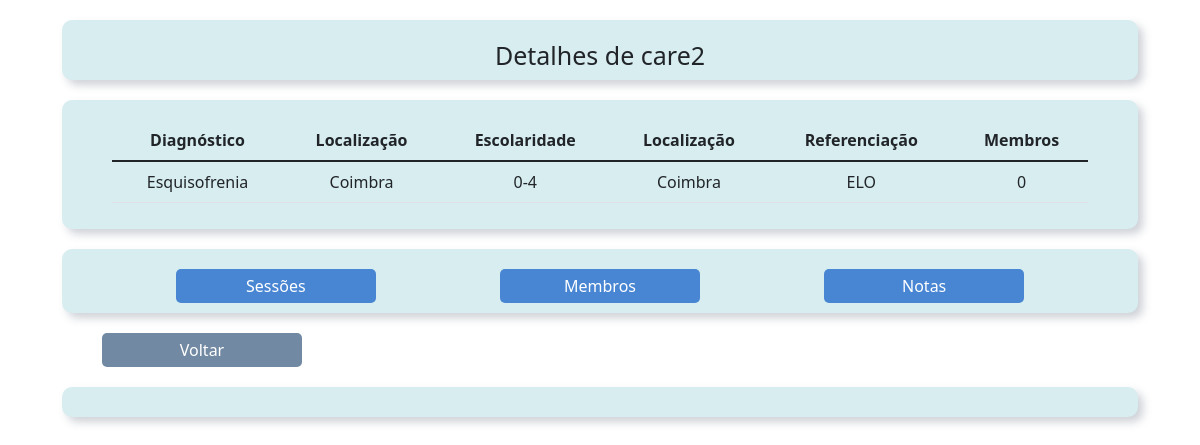
Page /grupo/3 on the committed database.
### diario/models.py (models this page shows, shortened)
class Grupo(models.Model):
    nome = models.CharField(max_length=20)
    class Meta:
        abstract = True

class GrupoCare(Grupo):
    opEscolaridade = (
        ("0-4", "0-4"),
        ("5-9", "5-9"),
        ("10-12", "10-12"),
        ("12+", "12+")
    )
    diagnostico = models.CharField(max_length=20, default="")
    localizacao = models.CharField(max_length=20, default="")
    escolaridade = models.CharField(max_length=20, choices=opEscolaridade, default="0-9", blank=False, null=False)
    referenciacao = models.ForeignKey(Reference, on_delete=models.CASCADE )
    def __str__(self):
        return f'{self.nome}'

class Reference(models.Model):
    reference= models.CharField(max_length=20, default="")
    def __str__(self):
        return f'{self.reference}'

### diario/views.py (the view)
# urls.py: path('grupo/<int:grupo_id>',views.view_grupo, name='grupo'),
def view_grupo(request, grupo_id):
    cuidadores = Cuidador.objects.filter(grupoCare=grupo_id)
    mentores = Mentor.objects.filter(grupoCare=grupo_id)
    dinamizadores = DinamizadorConvidado.objects.filter(grupoCare=grupo_id)
    contexto = {
        'grupo': GrupoCare.objects.get(id=grupo_id),
        'cuidadores': cuidadores,
        'mentores': mentores,
        'dinamizadores': dinamizadores,
    }
    return render(request, "diario/grupo.html", contexto)

### diario/templates/diario/grupo.html (shortened to what this page needs)
<!DOCTYPE html>
<html lang="en">
<head>
    <link href="https://cdn.jsdelivr.net/npm/bootstrap@5.1.3/dist/css/bootstrap.min.css" rel="stylesheet">
</head>
<body>
    <div class="center">
        <div class="container">
            <div class="dashboard">
                <div class="title">
                    <h1>Detalhes de {{ grupo}} </h1>
                </div>
                <div class="inf">
                    <table class="table table-hover">
                        <thead>
                            <tr>
                                <th>Diagnóstico</th>
                                <th>Localização</th>
                                <th>Escolaridade</th>
                                <th>Localização</th>
                                <th>Referenciação</th>
                                <th>Membros</th>
                            </tr>
                        </thead>
                        <tbody>
                            <tr>
                                <td>{{ grupo.diagnostico }}</td>
                                <td>{{ grupo.localizacao }}</td>
                                <td>{{ grupo.escolaridade }}</td>
                                <td>{{ grupo.localizacao }}</td>
                                <td>{{ grupo.referenciacao }}</td>
                                <td>{{ cuidadores|length }} </td>
                            </tr>
                    </table>
                </div>
                <div class="inf">
                    <button class='info' data-info='sessoes_grupo'>Sessões</button>
                    <button class='info' data-info='membros_grupo'>Membros</button>
                    <button class='info' data-info='notas_grupo'>Notas</button>
                </div>
                <form  action="{% url 'grupos' %}">
                        <button type="submit" class='info_btn'>Voltar</button>
                </form>
                <div id="dashinf" class="inf"></div>
                  <br>
                </div>
        </div>
    </div>
</body>
</html>

### diario/templates/diario/grupo.html (style rules this page uses)
@media (min-width: 1000px) { div.center { width: 100vw; } }
.dashboard > div { padding-left: 50px; padding-right: 50px; padding-top: 20px; padding-bottom: 10px; margin: 20px; font-size: 1em; border-radius: 10px; border: 0px; background-color: whitesmoke; box-shadow: -5px -5px 9px rgba(255,255,255,0.45), 5px 5px 9px rgba(94,104,121,0.3); }
.dashboard .title { grid-area: title; background-color: #D7EDF0; text-align: center; }
h1 { margin-top: auto; margin-bottom: auto; margin-right: auto; margin-left: auto; font-size: 25px; }
.dashboard .inf { background-color: #D7EDF0; text-align: center; }
.info { display: inline-block; padding: 5px; width: 200px; height: auto; background-color: #4886d3; border: none; color: white; margin: 0 60px; }
.info_btn { display: inline-block; padding: 5px; width: 200px; height: auto; background-color: #7189a2; border: 1px; color: white; margin: 0 60px; }
button, form { margin: auto; display: inline; border-radius: 5px; }

### rows in the picture
GrupoCare: nome "care2", diagnostico "Esquisofrenia", localizacao "Coimbra", escolaridade "0-4", referenciacao "ELO"

### other values in the picture
{{ cuidadores|length }} "0"
